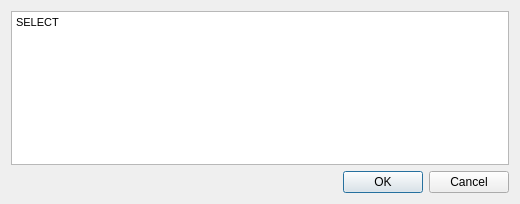
<?xml version="1.0" encoding="UTF-8"?>
<ui version="4.0">
 <class>Dialog</class>
 <widget class="QDialog" name="Dialog">
  <property name="geometry">
   <rect>
    <x>0</x>
    <y>0</y>
    <width>520</width>
    <height>204</height>
   </rect>
  </property>
  <property name="windowTitle">
   <string>Добавление запроса</string>
  </property>
  <property name="modal">
   <bool>true</bool>
  </property>
  <layout class="QVBoxLayout" name="verticalLayout">
   <item>
    <widget class="QTextEdit" name="textEdit">
     <property name="html">
      <string>&lt;!DOCTYPE HTML PUBLIC &quot;-//W3C//DTD HTML 4.0//EN&quot; &quot;http://www.w3.org/TR/REC-html40/strict.dtd&quot;&gt;
&lt;html&gt;&lt;head&gt;&lt;meta name=&quot;qrichtext&quot; content=&quot;1&quot; /&gt;&lt;style type=&quot;text/css&quot;&gt;
p, li { white-space: pre-wrap; }
&lt;/style&gt;&lt;/head&gt;&lt;body style=&quot; font-family:'MS Shell Dlg 2'; font-size:8.25pt; font-weight:400; font-style:normal;&quot;&gt;
&lt;p style=&quot; margin-top:0px; margin-bottom:0px; margin-left:0px; margin-right:0px; -qt-block-indent:0; text-indent:0px;&quot;&gt;&lt;span style=&quot; font-size:8pt;&quot;&gt;SELECT &lt;/span&gt;&lt;/p&gt;&lt;/body&gt;&lt;/html&gt;</string>
     </property>
    </widget>
   </item>
   <item>
    <widget class="QDialogButtonBox" name="buttonBox">
     <property name="orientation">
      <enum>Qt::Horizontal</enum>
     </property>
     <property name="standardButtons">
      <set>QDialogButtonBox::Cancel|QDialogButtonBox::Ok</set>
     </property>
    </widget>
   </item>
  </layout>
 </widget>
 <resources/>
 <connections>
  <connection>
   <sender>buttonBox</sender>
   <signal>accepted()</signal>
   <receiver>Dialog</receiver>
   <slot>accept()</slot>
   <hints>
    <hint type="sourcelabel">
     <x>248</x>
     <y>254</y>
    </hint>
    <hint type="destinationlabel">
     <x>157</x>
     <y>274</y>
    </hint>
   </hints>
  </connection>
  <connection>
   <sender>buttonBox</sender>
   <signal>rejected()</signal>
   <receiver>Dialog</receiver>
   <slot>reject()</slot>
   <hints>
    <hint type="sourcelabel">
     <x>316</x>
     <y>260</y>
    </hint>
    <hint type="destinationlabel">
     <x>286</x>
     <y>274</y>
    </hint>
   </hints>
  </connection>
 </connections>
</ui>
